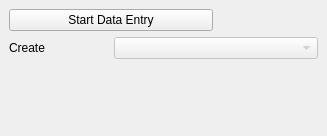
<?xml version="1.0" encoding="UTF-8"?>
<ui version="4.0">
 <class>TwwDockWidget</class>
 <widget class="QDockWidget" name="TwwDockWidget">
  <property name="geometry">
   <rect>
    <x>0</x>
    <y>0</y>
    <width>327</width>
    <height>136</height>
   </rect>
  </property>
  <property name="windowTitle">
   <string>TWW Data Entry</string>
  </property>
  <widget class="QWidget" name="dockWidgetContents">
   <layout class="QGridLayout" name="gridLayout">
    <item row="1" column="0">
     <widget class="QLabel" name="label">
      <property name="text">
       <string>Create</string>
      </property>
     </widget>
    </item>
    <item row="0" column="0" colspan="2">
     <widget class="QPushButton" name="stateButton">
      <property name="text">
       <string>Start Data Entry</string>
      </property>
     </widget>
    </item>
    <item row="1" column="1" colspan="2">
     <widget class="QComboBox" name="layerComboBox">
      <property name="enabled">
       <bool>false</bool>
      </property>
      <property name="autoFillBackground">
       <bool>true</bool>
      </property>
     </widget>
    </item>
    <item row="2" column="0">
     <spacer name="verticalSpacer">
      <property name="orientation">
       <enum>Qt::Vertical</enum>
      </property>
      <property name="sizeHint" stdset="0">
       <size>
        <width>20</width>
        <height>40</height>
       </size>
      </property>
     </spacer>
    </item>
   </layout>
  </widget>
 </widget>
 <resources/>
 <connections/>
</ui>
